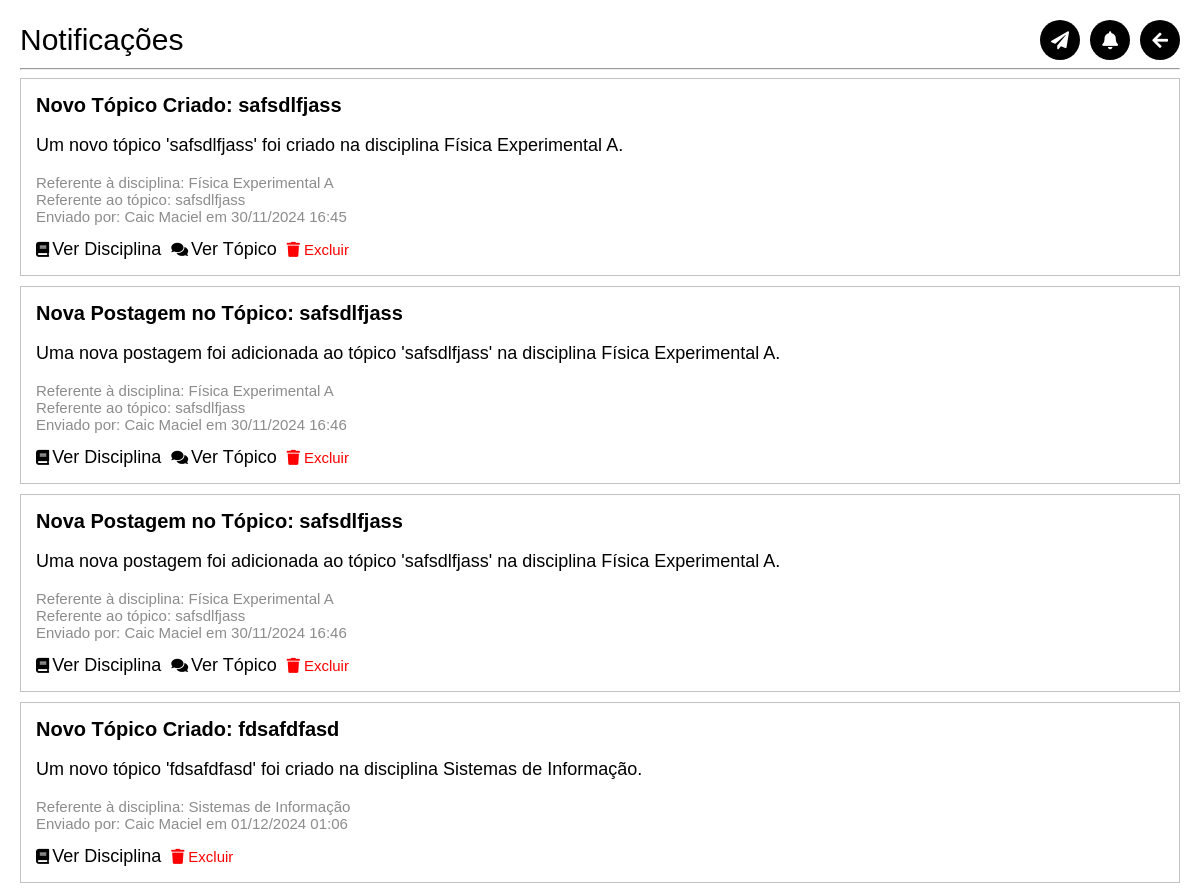
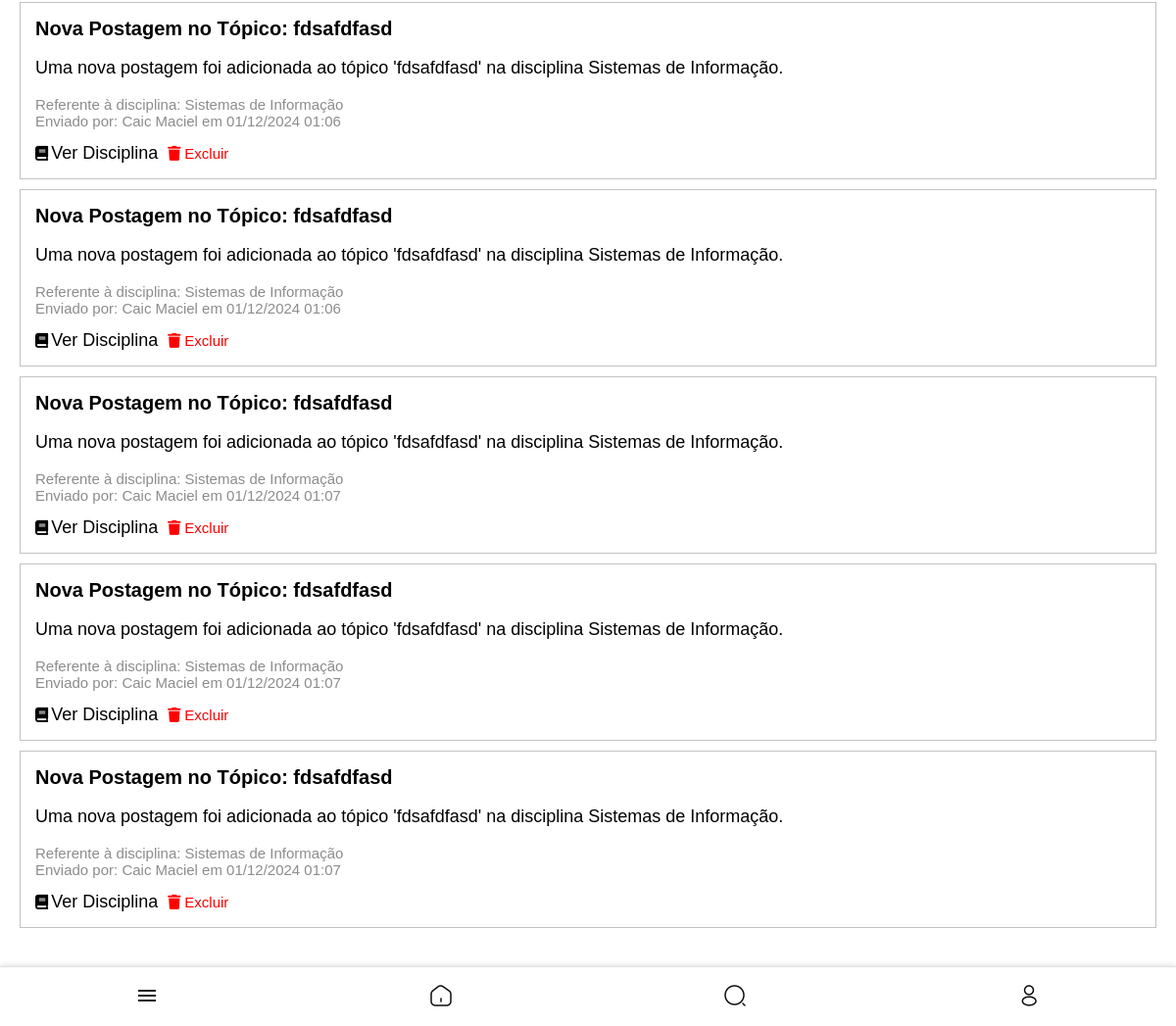
/notificacoes/ (signed in), run on the app's committed database (2 pictures, top to bottom).
### core/models.py (models this page shows, shortened)
class Notificacao(models.Model):
    titulo = models.CharField(max_length=255)
    mensagem = models.TextField()
    criado_em = models.DateTimeField(auto_now_add=True)
    criador = models.ForeignKey(settings.AUTH_USER_MODEL, on_delete=models.CASCADE, related_name='notificacoes_criadas')
    destinatarios = models.ManyToManyField(settings.AUTH_USER_MODEL, related_name='notificacoes_recebidas')
    disciplina = models.ForeignKey('Disciplina', null=True, blank=True, on_delete=models.SET_NULL, related_name='notificacoes')
    evento = models.ForeignKey('Evento', null=True, blank=True, on_delete=models.SET_NULL, related_name='notificacoes')
    topico = models.ForeignKey('Topico', null=True, blank=True, on_delete=models.SET_NULL, related_name='notificacoes')  # Novo campo
    excluidas_por = models.ManyToManyField(settings.AUTH_USER_MODEL, related_name='notificacoes_excluidas', blank=True)

class Disciplina(models.Model):
    nome = models.CharField(max_length=255)
    codigo = models.CharField(max_length=10)
    curso = models.CharField(max_length=255)
    semestre = models.CharField(max_length=10)
    tipo = models.CharField(max_length=50)
    sala = models.ForeignKey(Sala, on_delete=models.SET_NULL, null=True, blank=True, related_name='disciplinas')
    professor_responsavel = models.ForeignKey(
        settings.AUTH_USER_MODEL,
        null=True,
        blank=True,
        on_delete=models.SET_NULL,
        limit_choices_to={'user_type': 'professor'}
    )
    turma = models.IntegerField(default=1)

class Topico(models.Model):
    titulo = models.CharField(max_length=255)
    descricao = models.TextField()
    disciplina = models.ForeignKey(Disciplina, related_name='topicos', on_delete=models.CASCADE)
    criado_por = models.ForeignKey(User, on_delete=models.CASCADE)
    data_criacao = models.DateTimeField(auto_now_add=True)

class CustomUser(AbstractUser):
    USER_TYPE_CHOICES = (
        ('aluno', 'Aluno'),
        ('representante', 'Representante de Classe'),
        ('professor', 'Professor'),
        ('entidade', 'Entidade'),
    )
    user_type = models.CharField(max_length=20, choices=USER_TYPE_CHOICES, default='aluno')
    curso = models.CharField(max_length=100, blank=True, null=True)
    semestre = models.CharField(max_length=3, blank=True, null=True)
    departamento = models.CharField(max_length=100, blank=True, null=True)
    foto = models.ImageField(upload_to='user_photos/', blank=True, null=True, default='defaultphoto.jpg')
    email = models.EmailField(unique=True, validators=[CustomEmailValidator()])
    eventos_interesse = models.ManyToManyField('Evento', blank=True, related_name='interessados')
    is_public_profile = models.BooleanField(default=True)
    class Meta:
        verbose_name = 'Usuário'
        verbose_name_plural = 'Usuários'

### core/views.py (the view)
# urls.py: path('notificacoes/', views.notificacoes, name='notificacoes'),
@login_required
def notificacoes(request):
    usuario = request.user
    notificacoes = Notificacao.objects.none()
    if usuario.user_type in ['aluno', 'representante', 'professor']:
        disciplinas_usuario = Disciplina.objects.filter(userdiscipline__user=usuario)
        notificacoes_disciplina = Notificacao.objects.filter(disciplina__in=disciplinas_usuario)
        eventos_interessados = Evento.objects.filter(interessados=usuario)
        notificacoes_eventos_interessados = Notificacao.objects.filter(evento__in=eventos_interessados)
        notificacoes = notificacoes_disciplina | notificacoes_eventos_interessados
    if usuario.user_type == 'entidade':
        eventos_usuario = Evento.objects.filter(criado_por=usuario)
        eventos_interessados = Evento.objects.filter(interessados=usuario)
        notificacoes_evento = Notificacao.objects.filter(evento__in=eventos_usuario | eventos_interessados)
        notificacoes = notificacoes_evento
    notificacoes_criadas = Notificacao.objects.filter(criador=usuario)
    notificacoes = (notificacoes | notificacoes_criadas).distinct()
    pode_criar = usuario.user_type in ['professor', 'representante', 'entidade']
    context = {
        'notificacoes': notificacoes,
        'pode_criar': pode_criar,
    }
    return render(request, 'core/notificacoes.html', context)

### templates/core/notificacoes.html (shortened to what this page needs)
{% extends 'core/base.html' %}
{% block content %}
<div class="disciplinas-add-container">
    <div class="header-container">
        <h1>Notificações</h1>
        <div class="actions">
            {% if pode_criar %}
            <a href="{% url 'criar_notificacao' %}" class="icon-btn">
                <i class="fa fa-paper-plane"></i>
            </a>
            <a href="{% url 'minhas_notificacoes' %}" class="icon-btn">
                <i class="fa fa-bell"></i>
            </a>
            <button class="icon-btn" onclick="history.back();">
                <i class="fa fa-arrow-left"></i>
            </button>
            {% endif %}
        </div>
    </div>
    <hr>
    <div class="professores-container">
        <ul class="disciplinas-add-list">
            {% for notificacao in notificacoes %}
            {% if user not in notificacao.excluidas_por.all %}
            <li class="topico-detail-item">
                <div class="postagem-conteudo">
                    {% if notificacao.topico %}
                        <a href="{% url 'detalhe_topico' notificacao.topico.id %}">
                    {% elif notificacao.disciplina %}
                        <a href="{% url 'detalhe_disciplina' notificacao.disciplina.id %}">
                    {% elif notificacao.evento %}
                        <a href="{% url 'detalhe_evento' notificacao.evento.id %}">
                    {% else %}
                        <a href="#">
                    {% endif %}
                        <h5 class="disciplina-nome" style="font-size: min(20px, 7vw); margin-top: 0; margin-bottom: 0; color: black;">{{ notificacao.titulo }}</h5>
                        <p class="disciplina-nome" style="font-size: min(18px, 5vw); color: black;">{{ notificacao.mensagem }}</p>
                    </a>
                    {% if notificacao.disciplina %}
                        <p class="disciplina-nome" style="font-size: min(15px, 3.5vw); color: #8c8c8c; margin-bottom:0; margin-top: 0;">Referente à disciplina: {{ notificacao.disciplina.nome }}</p>
                    {% endif %}
                    {% if notificacao.topico %}
                    <div style="display: flex; flex-direction: row;">
                        <p class="disciplina-nome" style="font-size: min(15px, 3.5vw); color: #8c8c8c; margin-bottom:0; margin-top: 0;">Referente ao tópico: {{ notificacao.topico.titulo }}</p>
                    </div>
                    {% endif %}
                    <small class="disciplina-nome" style="font-size: min(15px, 3.5vw); color: #8c8c8c;">Enviado por:
                        {% if notificacao.criador %}
                            {{ notificacao.criador.get_full_name }}
                        {% else %}
                            Sistema
                        {% endif %}
                        em {{ notificacao.criado_em|date:"d/m/Y H:i" }}
                    </small>
                    <div style="display: flex; flex-direction: row; gap: min(2vw,10px); font-size: min(15px, 3.5vw); margin-top: min(14px,4vw); padding: 0">
                        {% if notificacao.disciplina %}
                            <a href="{% url 'detalhe_disciplina' notificacao.disciplina.id %}" class="icon-btn">
                                <i class="fa fa-book" style="font-size: min(15px, 3.5vw); margin-right:min(1vw,3px);"></i> Ver Disciplina
                            </a>
                        {% endif %}
                        {% if notificacao.topico %}
                        <div style="display: flex; flex-direction: row;">
                            <a href="{% url 'detalhe_topico' notificacao.topico.id %}" class="icon-btn">
                                <i class="fa fa-comments" style="font-size: min(15px, 3.5vw); margin-right:min(1vw,3px);"></i> Ver Tópico
                            </a>
                        </div>
                        {% endif %}
                        <a href="{% url 'excluir_notificacao_recebida' notificacao.id %}" class="icon-btn remover-btn" style="font-size: min(15px, 3.5vw); color: red;">
                            <i class="fa fa-trash" style="font-size: min(15px, 3.5vw);"></i> Excluir
                        </a>
                    </div>
                </div>
            </li>
            {% endif %}
            {% empty %}
            <li class="empty-result" style="font-size: min(15px, 4vw); color: #8c8c8c;">Nenhuma notificação disponível.</li>
            {% endfor %}
        </ul>
    </div>
</div>
{% endblock %}

### static/style.css (style rules this page uses)
@media (min-width: 769px) { body { font-family: Arial, sans-serif; background-color: rgb(234, 234, 234); display: flex; flex-direction: column; align-items: center; justify-content: flex-start; min-height: 100vh; margin: 0; padding-bottom: 5vw; } }
@media (min-width: 769px) { a { text-decoration: none; color: #000000; } }
@media (min-width: 769px) { .header-container { display: flex; flex-direction: row; justify-content: space-between; align-items: center; } }
@media (min-width: 769px) { .actions { display: flex; flex-direction: row; gap: min(10px, 2vw); justify-content: center; align-items: center; } }
@media (min-width: 769px) { .actions .icon-btn { display: flex; flex-direction: row; justify-content: center; background-color: #000; color: #fff; border: none; border-radius: 50%; width: min(40px, 8vw); height: min(40px, 8vw); font-size: min(18px, 4vw); cursor: pointer; text-decoration: none; } }
@media (min-width: 769px) { .disciplinas-add-container { padding: min(6vw, 20px); font-family: Arial, sans-serif; padding-bottom: min(20vw,80px); width: 100vw; box-sizing: border-box; } }
@media (min-width: 769px) { .disciplinas-add-container h1 { font-size: min(30px,6vw); margin-bottom: 0; margin-top: 0; font-weight:normal; text-align: left; } }
@media (min-width: 769px) { .disciplinas-add-list { list-style: none; padding: 0; margin: 0; display: flex; flex-direction: column; } }
@media (min-width: 769px) { .disciplinas-add-list { display: flex; justify-content: center; align-items: center; margin-bottom: min(10px); } }
@media (min-width: 769px) { .icon-btn { background: none; border: none; font-size: min(18px, 4vw); color: #000000; cursor: pointer; text-decoration: none; display: flex; align-items: center; justify-content: center; } }
@media (min-width: 769px) { .topico-info p,a { font-size: min(12px); color: grey; } }
@media (min-width: 769px) { .topico-detail-item { display: flex; align-items: center; background-color: #fff; border: 1px solid #c3c3c3; margin-bottom: min(10px, 6vw); padding: min(15px, 6vw); text-align: left; width: 100%; box-sizing: border-box; position: relative; } }
@media (min-width: 769px) { .topico-detail-item { display: flex; flex-direction: column; justify-content: left; background-color: #fff; border: 1px solid #c3c3c3; margin-bottom: min(10px, 6vw); padding: min(15px, 6vw); text-align: left; width: 100%; box-sizing: border-box; } }
@media (min-width: 769px) { .postagem-conteudo { display: flex; flex-direction: column; justify-content: left; align-items: flex-start; padding: 0; margin: 0; width: 100%; box-sizing: border-box; } }
@media (min-width: 769px) { .remover-btn { display: flex; align-items: center; gap: min(4px, 1vw); font-size: min(14px, 2vw); text-decoration: none; } }
@media (min-width: 769px) { .remover-btn i { font-size: min(14px,2vw); } }

### templates/core/notificacoes.html (style rules this page uses)
body { background-color: white; margin: 0; padding: 0; box-sizing: border-box; overflow-x: hidden; }
html, body { width: 100%; }

### data on the page
Notificacao: titulo "Novo Tópico Criado: safsdlfjass", mensagem "Um novo tópico 'safsdlfjass' foi criado na disciplina Física Experimental A.", disciplina.nome "Física Experimental A", topico.titulo "safsdlfjass", criador.get_full_name "Caic Maciel", criado_em "30/11/2024 16:45", shows "Ver Disciplina", shows "Ver Tópico"
Notificacao: titulo "Nova Postagem no Tópico: safsdlfjass", mensagem "Uma nova postagem foi adicionada ao tópico 'safsdlfjass' na disciplina Física Experimental A.", disciplina.nome "Física Experimental A", topico.titulo "safsdlfjass", criador.get_full_name "Caic Maciel", criado_em "30/11/2024 16:46", shows "Ver Disciplina", shows "Ver Tópico"
Notificacao: titulo "Nova Postagem no Tópico: safsdlfjass", mensagem "Uma nova postagem foi adicionada ao tópico 'safsdlfjass' na disciplina Física Experimental A.", disciplina.nome "Física Experimental A", topico.titulo "safsdlfjass", criador.get_full_name "Caic Maciel", criado_em "30/11/2024 16:46", shows "Ver Disciplina", shows "Ver Tópico"
Notificacao: titulo "Novo Tópico Criado: fdsafdfasd", mensagem "Um novo tópico 'fdsafdfasd' foi criado na disciplina Sistemas de Informação.", disciplina.nome "Sistemas de Informação", criador.get_full_name "Caic Maciel", criado_em "01/12/2024 01:06", shows "Ver Disciplina"
Notificacao: titulo "Nova Postagem no Tópico: fdsafdfasd", mensagem "Uma nova postagem foi adicionada ao tópico 'fdsafdfasd' na disciplina Sistemas de Informação.", disciplina.nome "Sistemas de Informação", criador.get_full_name "Caic Maciel", criado_em "01/12/2024 01:06", shows "Ver Disciplina"
Notificacao: titulo "Nova Postagem no Tópico: fdsafdfasd", mensagem "Uma nova postagem foi adicionada ao tópico 'fdsafdfasd' na disciplina Sistemas de Informação.", disciplina.nome "Sistemas de Informação", criador.get_full_name "Caic Maciel", criado_em "01/12/2024 01:06", shows "Ver Disciplina"
Notificacao: titulo "Nova Postagem no Tópico: fdsafdfasd", mensagem "Uma nova postagem foi adicionada ao tópico 'fdsafdfasd' na disciplina Sistemas de Informação.", disciplina.nome "Sistemas de Informação", criador.get_full_name "Caic Maciel", criado_em "01/12/2024 01:07", shows "Ver Disciplina"
Notificacao: titulo "Nova Postagem no Tópico: fdsafdfasd", mensagem "Uma nova postagem foi adicionada ao tópico 'fdsafdfasd' na disciplina Sistemas de Informação.", disciplina.nome "Sistemas de Informação", criador.get_full_name "Caic Maciel", criado_em "01/12/2024 01:07", shows "Ver Disciplina"
Notificacao: titulo "Nova Postagem no Tópico: fdsafdfasd", mensagem "Uma nova postagem foi adicionada ao tópico 'fdsafdfasd' na disciplina Sistemas de Informação.", disciplina.nome "Sistemas de Informação", criador.get_full_name "Caic Maciel", criado_em "01/12/2024 01:07", shows "Ver Disciplina"
